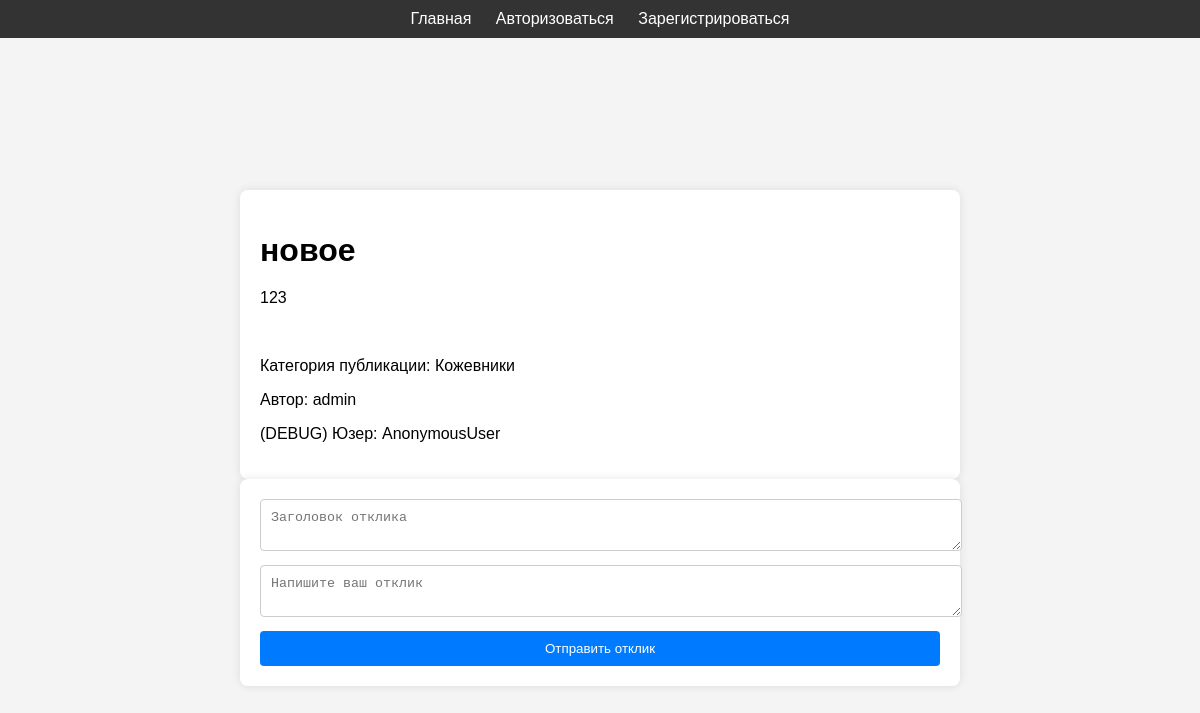
Page /8 on the committed database.
### main/models.py (models this page shows, shortened)
class Post(models.Model):
    tank = 'Танк'
    heal = 'Хил'
    dd = 'ДД'
    merchants = 'Торговцы'
    guildmasters = 'Гильдмастеры'
    questgivers = 'Квестгиверы'
    blacksmiths = 'Кузнецы'
    tanners = 'Кожевники'
    potion_makers = 'Зельевары'
    spell_masters = 'Мастера Заклинаний'
    category_list = [
        (tank, 'Танк'),
        (heal, 'Хил'),
        (dd, 'ДД'),
        (merchants, 'Торговцы'),
        (guildmasters, 'Гильдмастеры'),
        (questgivers, 'Квестгиверы'),
        (blacksmiths, 'Кузнецы'),
        (tanners, 'Кожевники'),
        (potion_makers, 'Зельевары'),
        (spell_masters, 'Мастера Заклинаний'),
    ]
    title = models.CharField(max_length=255)
    content = RichTextField()
    category = models.CharField(max_length=255, choices=category_list, default=heal)
    date_add = models.DateTimeField(auto_now_add=True)
    author = models.ForeignKey(User, on_delete=models.CASCADE)

### main/views.py (the view)
# urls.py: path('<int:pk>', PostDetail.as_view(), name='post_detail'),
class PostDetail(DetailView):
    model = Post
    template_name = 'post_detail.html'
    context_object_name = 'post'
    def get_context_data(self, **kwargs):
        context = super().get_context_data(**kwargs)
        context['replies'] = Reply.objects.filter(ad=self.object)
        return context

### templates/post_detail.html (shortened to what this page needs)
{% extends 'flatpages/default.html' %}
{% block content %}
<div class="content">
    <div class="ads-list">
        <div class="ad-detail">
            <h1>{{ post.title }}</h1>
            <p>{{ post.content|safe }}</p>
            <p>Категория публикации: {{ post.category }}</p>
            <p>Автор: {{ post.author }}</p>
            <p>(DEBUG) Юзер: {{ user }}</p>
        </div>
        {% if post.author == user %}
            <div class="ad-detail">
                <form method="post" action="{% url 'post_delete' post.id %}" style="display:inline;">
                    {% csrf_token %}
                    <button type="submit" onclick="return confirm('Вы уверены, что хотите удалить это объявление?')">Удалить</button>
                </form>
                <a href="{{ post.id }}/edit">Редактировать объявление</a>
            </div>
            <h3>Отклики</h3>
            {% for reply in replies %}
                <div class="ad-detail">
                    <h3>{{ reply.title }}</h3>
                    <p>Автор отклика: {{ reply.author }}</p>
                    <p>{{ reply.content|safe }}</p>
                    <form method="post" action="{% url 'reply_accept' reply.id %}" style="display:inline;">
                        {% csrf_token %}
                        <button type="submit" onclick="return confirm('Вы уверены, что хотите принять этот отклик?')">Принять отклик</button>
                    </form>
                    <form method="post" action="{% url 'reply_delete' reply.id %}" style="display:inline;">
                        {% csrf_token %}
                        <button type="submit" onclick="return confirm('Вы уверены, что хотите отклонить этот отклик?')">Отклонить</button>
                    </form>
                </div>
            {% empty %}
                <p>Нет откликов</p>
            {% endfor %}
        {% else %}
            <div class="ad-detail">
                <form action="{% url 'post_reply' post.pk %}" method="post">
                    <textarea name="title" placeholder="Заголовок отклика" required></textarea>
                    <textarea name="content" placeholder="Напишите ваш отклик" required></textarea>
                    <button type="submit">Отправить отклик</button>
                </form>
            </div>
        {% endif %}
    </div>
</div>
{% endblock content %}

### static/css/styles.css (style rules this page uses)
body { font-family: Arial, sans-serif; background-color: #f4f4f4; margin: 0; padding: 0; }
.container, .content { display: flex; justify-content: center; align-items: center; height: 100vh; }
.form-box, .email-container, .ad-detail { background-color: white; padding: 20px; border-radius: 8px; box-shadow: 0 0 10px rgba(0, 0, 0, 0.1); }
h1 { margin-bottom: 20px; }
input[type="email"], input[type="text"], input[type="password"], textarea, select { width: 100%; padding: 10px; margin-bottom: 10px; border: 1px solid #ccc; border-radius: 4px; }
button { width: 100%; padding: 10px; background-color: #007BFF; color: white; border: none; border-radius: 4px; cursor: pointer; }
.ads-list { width: 60%; }

### rows in the picture
Post: title "новое", content "123", category "Кожевники", author "admin"

### other values in the picture
{{ user }} "AnonymousUser"
